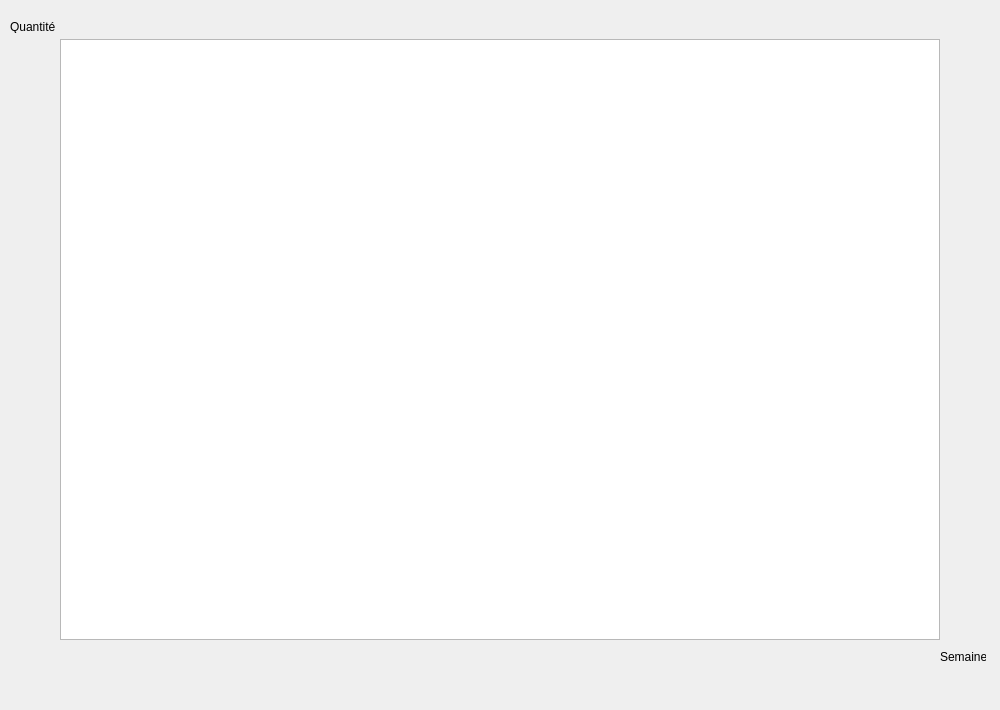
<?xml version="1.0" encoding="UTF-8"?>
<ui version="4.0">
 <class>fenetreHistoriqueProduit</class>
 <widget class="QDialog" name="fenetreHistoriqueProduit">
  <property name="geometry">
   <rect>
    <x>0</x>
    <y>0</y>
    <width>1000</width>
    <height>710</height>
   </rect>
  </property>
  <property name="windowTitle">
   <string>Dialog</string>
  </property>
  <widget class="QGraphicsView" name="graphicsView">
   <property name="geometry">
    <rect>
     <x>60</x>
     <y>39</y>
     <width>880</width>
     <height>601</height>
    </rect>
   </property>
  </widget>
  <widget class="QLabel" name="label">
   <property name="geometry">
    <rect>
     <x>10</x>
     <y>20</y>
     <width>46</width>
     <height>13</height>
    </rect>
   </property>
   <property name="text">
    <string>Quantité</string>
   </property>
  </widget>
  <widget class="QLabel" name="label_2">
   <property name="geometry">
    <rect>
     <x>940</x>
     <y>650</y>
     <width>46</width>
     <height>13</height>
    </rect>
   </property>
   <property name="text">
    <string>Semaine</string>
   </property>
  </widget>
  <widget class="QWidget" name="horizontalLayoutWidget">
   <property name="geometry">
    <rect>
     <x>50</x>
     <y>640</y>
     <width>891</width>
     <height>51</height>
    </rect>
   </property>
   <layout class="QHBoxLayout" name="horizontalLayout"/>
  </widget>
  <widget class="QWidget" name="verticalLayoutWidget">
   <property name="geometry">
    <rect>
     <x>30</x>
     <y>50</y>
     <width>31</width>
     <height>591</height>
    </rect>
   </property>
   <layout class="QVBoxLayout" name="verticalLayout">
    <property name="sizeConstraint">
     <enum>QLayout::SetMaximumSize</enum>
    </property>
   </layout>
  </widget>
  <widget class="QWidget" name="horizontalLayoutWidget_2">
   <property name="geometry">
    <rect>
     <x>60</x>
     <y>0</y>
     <width>881</width>
     <height>41</height>
    </rect>
   </property>
   <layout class="QHBoxLayout" name="horizontalLayout_2">
    <item>
     <spacer name="horizontalSpacer">
      <property name="orientation">
       <enum>Qt::Horizontal</enum>
      </property>
      <property name="sizeHint" stdset="0">
       <size>
        <width>40</width>
        <height>20</height>
       </size>
      </property>
     </spacer>
    </item>
    <item>
     <widget class="QLabel" name="titre">
      <property name="font">
       <font>
        <pointsize>11</pointsize>
        <weight>75</weight>
        <bold>true</bold>
       </font>
      </property>
      <property name="text">
       <string/>
      </property>
     </widget>
    </item>
    <item>
     <spacer name="horizontalSpacer_2">
      <property name="orientation">
       <enum>Qt::Horizontal</enum>
      </property>
      <property name="sizeHint" stdset="0">
       <size>
        <width>40</width>
        <height>20</height>
       </size>
      </property>
     </spacer>
    </item>
   </layout>
  </widget>
 </widget>
 <resources/>
 <connections/>
</ui>
